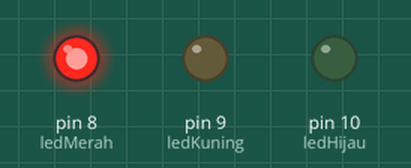
The program below on a simulated Arduino Uno, built with avr-gcc and run on an emulated ATmega328P. Shown: output pins drawn as LEDs (lit = HIGH).

Above: at 3.0 s.
At 6.2 s:
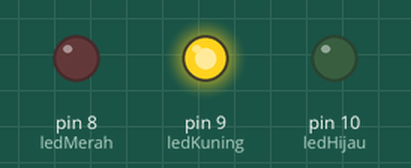
At 8.5 s:
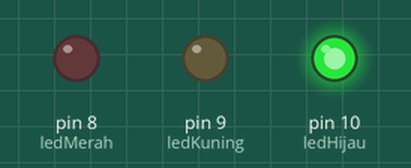
Timing chart, 0 to 14.3 s (numbered marks = the images above):
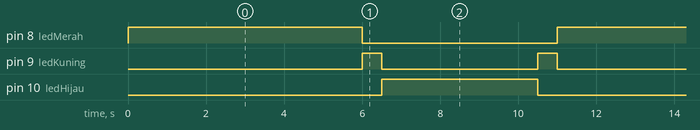

Measured:
- by itself, pin 8 (ledMerah): alternates HIGH for 6.0 s and LOW for 5.0 s
- by itself, pin 9 (ledKuning): repeats every 11.0 s: LOW 4.0 s, HIGH 0.50 s, LOW 6.0 s, HIGH 0.50 s
- by itself, pin 10 (ledHijau): alternates HIGH for 4.0 s and LOW for 7.0 s

The program:

main.cpp
```cpp
#include <Arduino.h>

//Deklarasi pin LED
//Mengdeklarasikan variabel konstanta integer untuk menyimpan nomor pin LED
int ledMerah = 8;
int ledKuning = 9;
int ledHijau = 10;


void setup() {
  // Mengatur pin-pin yang di hubungkan ke LED sebagai output.
  // Hal ini berarti pin-pin tersebut dapat digunakan untuk mengendalikan LED
Serial.begin(9600);
pinMode(ledMerah, OUTPUT);
pinMode(ledKuning, OUTPUT);
pinMode(ledHijau, OUTPUT);
}

void loop() {
  // LED Merah
  // Menyalakan LED Merah selama 5 detik, kemudian mematikannya
digitalWrite(ledMerah, HIGH);
delay(6000);
digitalWrite(ledMerah, LOW);

// LED Merah
  // Menyalakan LED Kuning selama 1 detik, kemudian mematikannya
digitalWrite(ledKuning, HIGH);
delay(500);
digitalWrite(ledKuning, LOW);

// LED Merah
  // Menyalakan LED Hijau selama 5 detik, kemudian mematikannya
digitalWrite(ledHijau, HIGH);
delay(4000);
digitalWrite(ledHijau, LOW);

// LED Kuning
  // Menyalakan LED Kuning selama 1 detik, kemudian mematikannya
digitalWrite(ledKuning, HIGH);
delay(500);
digitalWrite(ledKuning, LOW);
}
```
